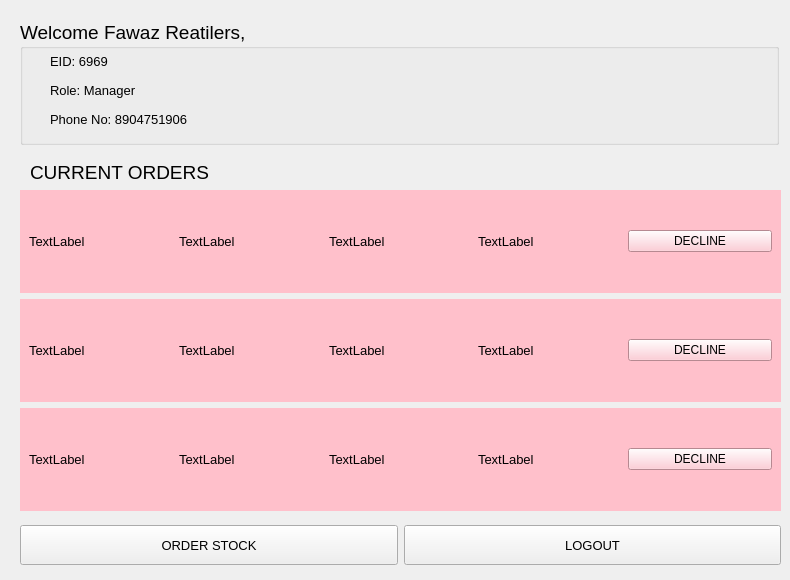
    <widget class="QWidget" name="page_9">
     <widget class="QGroupBox" name="groupBox_8">
      <property name="geometry">
       <rect>
        <x>20</x>
        <y>20</y>
        <width>759</width>
        <height>125</height>
       </rect>
      </property>
      <property name="maximumSize">
       <size>
        <width>16777215</width>
        <height>125</height>
       </size>
      </property>
      <property name="font">
       <font>
        <pointsize>14</pointsize>
       </font>
      </property>
      <property name="styleSheet">
       <string notr="true"/>
      </property>
      <property name="title">
       <string>Welcome Fawaz Reatilers,</string>
      </property>
      <widget class="QWidget" name="verticalLayoutWidget_9">
       <property name="geometry">
        <rect>
         <x>30</x>
         <y>30</y>
         <width>191</width>
         <height>81</height>
        </rect>
       </property>
       <layout class="QVBoxLayout" name="verticalLayout_9">
        <item>
         <widget class="QLabel" name="label_56">
          <property name="font">
           <font>
            <pointsize>10</pointsize>
           </font>
          </property>
          <property name="text">
           <string>EID: 6969</string>
          </property>
         </widget>
        </item>
        <item>
         <widget class="QLabel" name="label_57">
          <property name="font">
           <font>
            <pointsize>10</pointsize>
           </font>
          </property>
          <property name="text">
           <string>Role: Manager</string>
          </property>
         </widget>
        </item>
        <item>
         <widget class="QLabel" name="label_58">
          <property name="font">
           <font>
            <pointsize>10</pointsize>
           </font>
          </property>
          <property name="text">
           <string>Phone No: 8904751906</string>
          </property>
         </widget>
        </item>
       </layout>
      </widget>
     </widget>
     <widget class="QLabel" name="label_18">
      <property name="geometry">
       <rect>
        <x>30</x>
        <y>162</y>
        <width>191</width>
        <height>21</height>
       </rect>
      </property>
      <property name="font">
       <font>
        <pointsize>14</pointsize>
       </font>
      </property>
      <property name="text">
       <string>CURRENT ORDERS</string>
      </property>
     </widget>
     <widget class="QWidget" name="horizontalLayoutWidget_9">
      <property name="geometry">
       <rect>
        <x>20</x>
        <y>520</y>
        <width>761</width>
        <height>51</height>
       </rect>
      </property>
      <layout class="QHBoxLayout" name="horizontalLayout_5">
       <item>
        <widget class="QPushButton" name="pushButton_25">
         <property name="minimumSize">
          <size>
           <width>0</width>
           <height>40</height>
          </size>
         </property>
         <property name="font">
          <font>
           <pointsize>10</pointsize>
          </font>
         </property>
         <property name="text">
          <string>ORDER STOCK</string>
         </property>
        </widget>
       </item>
       <item>
        <widget class="QPushButton" name="pushButton_30">
         <property name="minimumSize">
          <size>
           <width>0</width>
           <height>40</height>
          </size>
         </property>
         <property name="font">
          <font>
           <pointsize>10</pointsize>
          </font>
         </property>
         <property name="text">
          <string>LOGOUT</string>
         </property>
        </widget>
       </item>
      </layout>
     </widget>
     <widget class="QWidget" name="verticalLayoutWidget_8">
      <property name="geometry">
       <rect>
        <x>20</x>
        <y>190</y>
        <width>761</width>
        <height>321</height>
       </rect>
      </property>
      <layout class="QVBoxLayout" name="verticalLayout_15">
       <item>
        <widget class="QWidget" name="widget_15" native="true">
         <property name="styleSheet">
          <string notr="true">background-color:pink</string>
         </property>
         <layout class="QHBoxLayout" name="horizontalLayout_26">
          <item>
           <layout class="QHBoxLayout" name="horizontalLayout_47">
            <item>
             <widget class="QLabel" name="label_78">
              <property name="font">
               <font>
                <pointsize>10</pointsize>
               </font>
              </property>
              <property name="text">
               <string>TextLabel</string>
              </property>
             </widget>
            </item>
            <item>
             <widget class="QLabel" name="label_79">
              <property name="font">
               <font>
                <pointsize>10</pointsize>
               </font>
              </property>
              <property name="text">
               <string>TextLabel</string>
              </property>
             </widget>
            </item>
            <item>
             <widget class="QLabel" name="label_80">
              <property name="font">
               <font>
                <pointsize>10</pointsize>
               </font>
              </property>
              <property name="text">
               <string>TextLabel</string>
              </property>
             </widget>
            </item>
            <item>
             <widget class="QLabel" name="label_106">
              <property name="font">
               <font>
                <pointsize>10</pointsize>
               </font>
              </property>
              <property name="text">
               <string>TextLabel</string>
              </property>
             </widget>
            </item>
            <item>
             <widget class="QPushButton" name="pushButton_29">
              <property name="text">
               <string>DECLINE</string>
              </property>
             </widget>
            </item>
           </layout>
          </item>
         </layout>
        </widget>
       </item>
       <item>
        <widget class="QWidget" name="widget_16" native="true">
         <property name="styleSheet">
          <string notr="true">background-color:pink</string>
         </property>
         <layout class="QHBoxLayout" name="horizontalLayout_48">
          <item>
           <layout class="QHBoxLayout" name="horizontalLayout_55">
            <item>
             <widget class="QLabel" name="label_81">
              <property name="font">
               <font>
                <pointsize>10</pointsize>
               </font>
              </property>
              <property name="text">
               <string>TextLabel</string>
              </property>
             </widget>
            </item>
            <item>
             <widget class="QLabel" name="label_100">
              <property name="font">
               <font>
                <pointsize>10</pointsize>
               </font>
              </property>
              <property name="text">
               <string>TextLabel</string>
              </property>
             </widget>
            </item>
            <item>
             <widget class="QLabel" name="label_101">
              <property name="font">
               <font>
                <pointsize>10</pointsize>
               </font>
              </property>
              <property name="text">
               <string>TextLabel</string>
              </property>
             </widget>
            </item>
            <item>
             <widget class="QLabel" name="label_105">
              <property name="font">
               <font>
                <pointsize>10</pointsize>
               </font>
              </property>
              <property name="text">
               <string>TextLabel</string>
              </property>
             </widget>
            </item>
            <item>
             <widget class="QPushButton" name="pushButton_31">
              <property name="text">
               <string>DECLINE</string>
              </property>
             </widget>
            </item>
           </layout>
          </item>
         </layout>
        </widget>
       </item>
       <item>
        <widget class="QWidget" name="widget_17" native="true">
         <property name="styleSheet">
          <string notr="true">background-color:pink</string>
         </property>
         <layout class="QHBoxLayout" name="horizontalLayout_56">
          <item>
           <layout class="QHBoxLayout" name="horizontalLayout_57">
            <item>
             <widget class="QLabel" name="label_102">
              <property name="font">
               <font>
                <pointsize>10</pointsize>
               </font>
              </property>
              <property name="text">
               <string>TextLabel</string>
              </property>
             </widget>
            </item>
            <item>
             <widget class="QLabel" name="label_103">
              <property name="font">
               <font>
                <pointsize>10</pointsize>
               </font>
              </property>
              <property name="text">
               <string>TextLabel</string>
              </property>
             </widget>
            </item>
            <item>
             <widget class="QLabel" name="label_104">
              <property name="font">
               <font>
                <pointsize>10</pointsize>
               </font>
              </property>
              <property name="text">
               <string>TextLabel</string>
              </property>
             </widget>
            </item>
            <item>
             <widget class="QLabel" name="label_107">
              <property name="font">
               <font>
                <pointsize>10</pointsize>
               </font>
              </property>
              <property name="text">
               <string>TextLabel</string>
              </property>
             </widget>
            </item>
            <item>
             <widget class="QPushButton" name="pushButton_32">
              <property name="text">
               <string>DECLINE</string>
              </property>
             </widget>
            </item>
           </layout>
          </item>
         </layout>
        </widget>
       </item>
      </layout>
     </widget>
    </widget>
